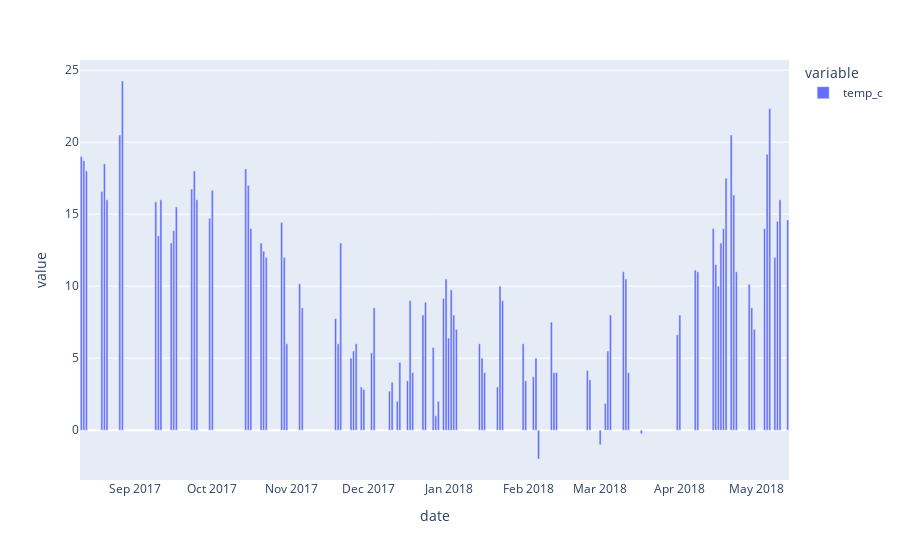
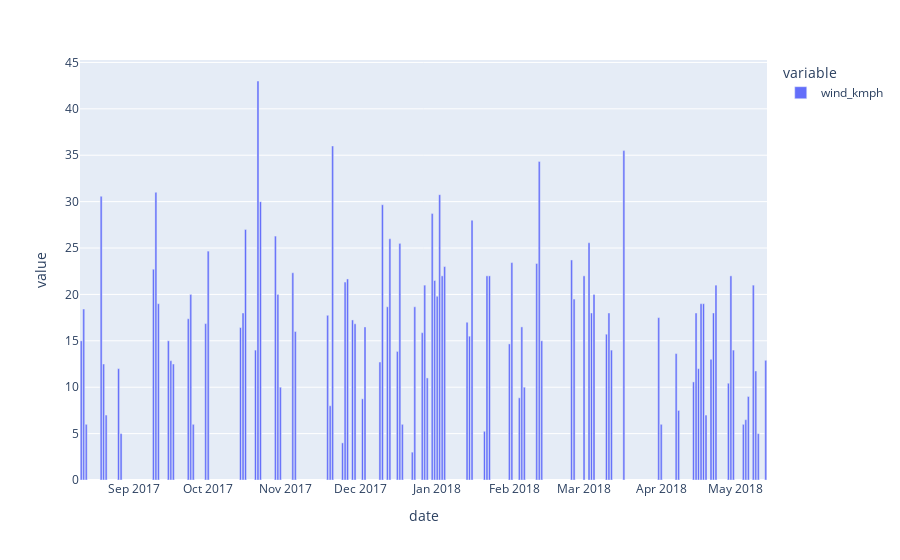
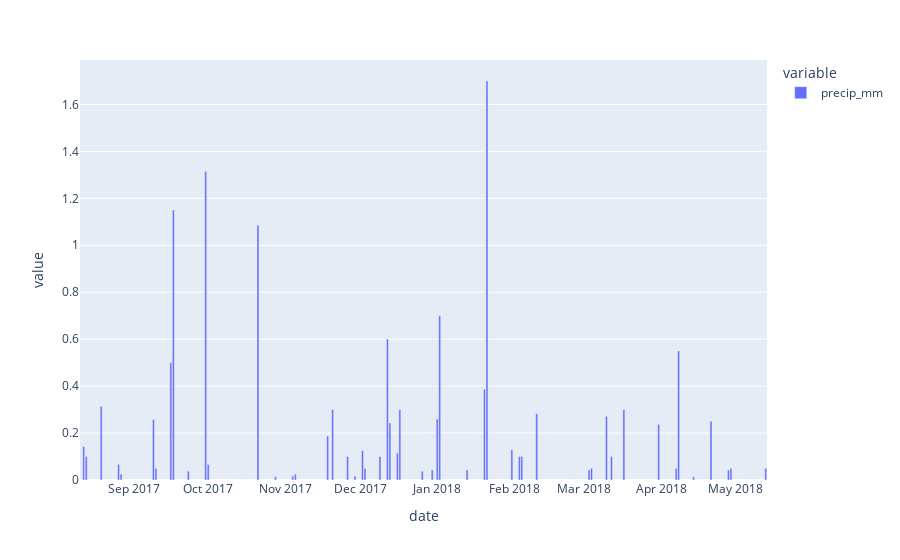

The code cell stored with these charts, in order, in its notebook:
### Code cell
# Mean weather by matchday
for w in ['temp_c', 'wind_kmph', 'precip_mm']:
    fig = px.bar(mdf.groupby('date')[w].mean())
    fig.show()
